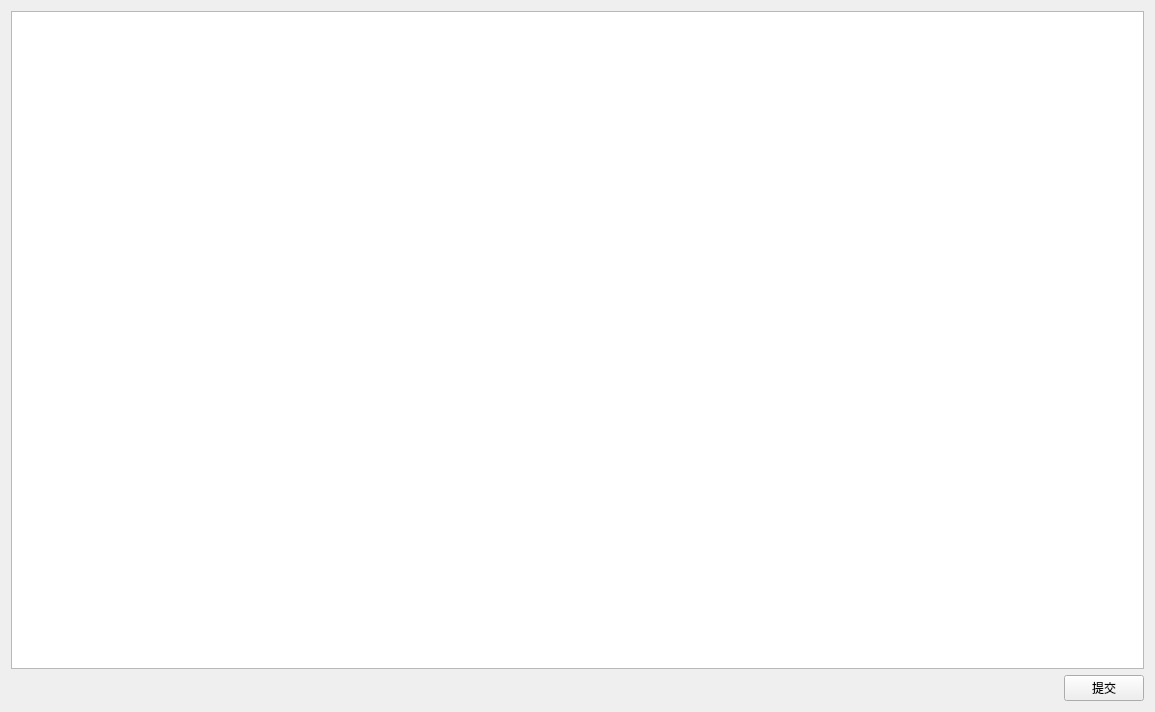
<?xml version="1.0" encoding="UTF-8"?>
<ui version="4.0">
 <class>EvaluateTeacherWindow</class>
 <widget class="QWidget" name="EvaluateTeacherWindow">
  <property name="geometry">
   <rect>
    <x>0</x>
    <y>0</y>
    <width>1155</width>
    <height>712</height>
   </rect>
  </property>
  <property name="windowTitle">
   <string>评教窗口</string>
  </property>
  <layout class="QVBoxLayout" name="verticalLayout">
   <item>
    <widget class="QTableView" name="EvaluateTeachertableView"/>
   </item>
   <item>
    <layout class="QHBoxLayout" name="horizontalLayout_2">
     <item>
      <spacer name="horizontalSpacer">
       <property name="orientation">
        <enum>Qt::Horizontal</enum>
       </property>
       <property name="sizeHint" stdset="0">
        <size>
         <width>40</width>
         <height>20</height>
        </size>
       </property>
      </spacer>
     </item>
     <item>
      <layout class="QHBoxLayout" name="horizontalLayout">
       <item>
        <widget class="QPushButton" name="SubmitButton">
         <property name="text">
          <string>提交</string>
         </property>
        </widget>
       </item>
      </layout>
     </item>
    </layout>
   </item>
  </layout>
 </widget>
 <resources/>
 <connections/>
</ui>
